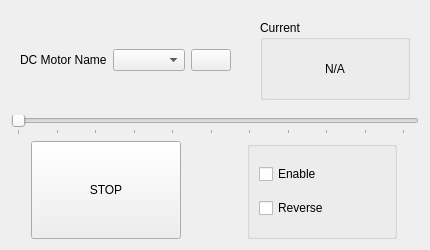
<?xml version="1.0" encoding="UTF-8"?>
<ui version="4.0">
 <class>Form</class>
 <widget class="QWidget" name="Form">
  <property name="geometry">
   <rect>
    <x>0</x>
    <y>0</y>
    <width>430</width>
    <height>250</height>
   </rect>
  </property>
  <property name="sizePolicy">
   <sizepolicy hsizetype="Preferred" vsizetype="Maximum">
    <horstretch>0</horstretch>
    <verstretch>0</verstretch>
   </sizepolicy>
  </property>
  <property name="minimumSize">
   <size>
    <width>0</width>
    <height>250</height>
   </size>
  </property>
  <property name="maximumSize">
   <size>
    <width>600</width>
    <height>400</height>
   </size>
  </property>
  <property name="windowTitle">
   <string>Form</string>
  </property>
  <layout class="QVBoxLayout" name="verticalLayout_3">
   <item>
    <widget class="QFrame" name="frame">
     <property name="sizePolicy">
      <sizepolicy hsizetype="Preferred" vsizetype="Maximum">
       <horstretch>0</horstretch>
       <verstretch>0</verstretch>
      </sizepolicy>
     </property>
     <layout class="QHBoxLayout" name="horizontalLayout_4">
      <property name="sizeConstraint">
       <enum>QLayout::SetMaximumSize</enum>
      </property>
      <item>
       <widget class="QLabel" name="label_5">
        <property name="sizePolicy">
         <sizepolicy hsizetype="Preferred" vsizetype="Maximum">
          <horstretch>0</horstretch>
          <verstretch>0</verstretch>
         </sizepolicy>
        </property>
        <property name="text">
         <string>DC Motor Name</string>
        </property>
       </widget>
      </item>
      <item>
       <widget class="QComboBox" name="nameBox"/>
      </item>
      <item>
       <widget class="QPushButton" name="reloadBtn">
        <property name="text">
         <string/>
        </property>
        <property name="icon">
         <iconset theme="reload">
          <normaloff>../catkin_ws/src/nuice_gui/nuice_dc_motor_rqt/resource</normaloff>../catkin_ws/src/nuice_gui/nuice_dc_motor_rqt/resource</iconset>
        </property>
        <property name="iconSize">
         <size>
          <width>12</width>
          <height>12</height>
         </size>
        </property>
       </widget>
      </item>
      <item>
       <spacer name="horizontalSpacer_3">
        <property name="orientation">
         <enum>Qt::Horizontal</enum>
        </property>
        <property name="sizeType">
         <enum>QSizePolicy::Expanding</enum>
        </property>
        <property name="sizeHint" stdset="0">
         <size>
          <width>3</width>
          <height>0</height>
         </size>
        </property>
       </spacer>
      </item>
      <item>
       <widget class="QGroupBox" name="currentBox">
        <property name="sizePolicy">
         <sizepolicy hsizetype="Preferred" vsizetype="Maximum">
          <horstretch>0</horstretch>
          <verstretch>0</verstretch>
         </sizepolicy>
        </property>
        <property name="minimumSize">
         <size>
          <width>150</width>
          <height>80</height>
         </size>
        </property>
        <property name="title">
         <string>Current</string>
        </property>
        <layout class="QVBoxLayout" name="verticalLayout">
         <item>
          <widget class="QLabel" name="currentLbl">
           <property name="text">
            <string>N/A</string>
           </property>
           <property name="alignment">
            <set>Qt::AlignCenter</set>
           </property>
          </widget>
         </item>
        </layout>
       </widget>
      </item>
     </layout>
    </widget>
   </item>
   <item>
    <widget class="QSlider" name="posSlider">
     <property name="sizePolicy">
      <sizepolicy hsizetype="Expanding" vsizetype="Fixed">
       <horstretch>0</horstretch>
       <verstretch>0</verstretch>
      </sizepolicy>
     </property>
     <property name="minimumSize">
      <size>
       <width>0</width>
       <height>0</height>
      </size>
     </property>
     <property name="maximum">
      <number>255</number>
     </property>
     <property name="singleStep">
      <number>10</number>
     </property>
     <property name="orientation">
      <enum>Qt::Horizontal</enum>
     </property>
     <property name="tickPosition">
      <enum>QSlider::TicksBelow</enum>
     </property>
     <property name="tickInterval">
      <number>25</number>
     </property>
    </widget>
   </item>
   <item>
    <layout class="QHBoxLayout" name="horizontalLayout">
     <item>
      <widget class="QPushButton" name="stopBtn">
       <property name="sizePolicy">
        <sizepolicy hsizetype="Preferred" vsizetype="Preferred">
         <horstretch>0</horstretch>
         <verstretch>0</verstretch>
        </sizepolicy>
       </property>
       <property name="maximumSize">
        <size>
         <width>150</width>
         <height>150</height>
        </size>
       </property>
       <property name="text">
        <string>STOP</string>
       </property>
      </widget>
     </item>
     <item>
      <spacer name="horizontalSpacer">
       <property name="orientation">
        <enum>Qt::Horizontal</enum>
       </property>
       <property name="sizeType">
        <enum>QSizePolicy::Preferred</enum>
       </property>
       <property name="sizeHint" stdset="0">
        <size>
         <width>40</width>
         <height>20</height>
        </size>
       </property>
      </spacer>
     </item>
     <item>
      <widget class="QGroupBox" name="groupBox">
       <property name="maximumSize">
        <size>
         <width>150</width>
         <height>16777215</height>
        </size>
       </property>
       <property name="title">
        <string/>
       </property>
       <layout class="QVBoxLayout" name="verticalLayout_2">
        <item>
         <widget class="QCheckBox" name="enBox">
          <property name="text">
           <string>Enable</string>
          </property>
         </widget>
        </item>
        <item>
         <widget class="QCheckBox" name="revBox">
          <property name="text">
           <string>Reverse</string>
          </property>
         </widget>
        </item>
       </layout>
      </widget>
     </item>
    </layout>
   </item>
  </layout>
 </widget>
 <resources/>
 <connections/>
</ui>
